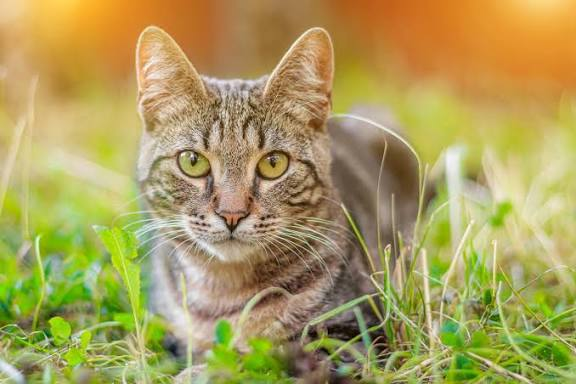
#> input picture ipi/t2/trabalho/Archive/exemplos-python/gata_deitado.jpeg, 576 x 384 px
$ python viz-mais-prox.py
#> lines starting #> are read from the running program, lines starting #| are printed output that depends on the picture
#> in main, img is the input picture: shape (384, 576, 3); mean R, G, B 171.4, 156.8, 91.5
import numpy as np
import matplotlib.pyplot as plt

# funcao para redimensionar a imagem
def resizeImg(img, sch, scw):
    '''
      img: imagem de entrada
      sch: fator de escala na altura
      scw: fator de escala na largura
    '''
#> called with sch = 2, scw = 2
    h, w, c = img.shape # dimensoes de img (linhas, colunas, canais)
#> h = 384; w = 576; c = 3
    print(h)
#| 384
    print(w)
#| 576

    # aloca a nova imagem
    nh = int(round(h * sch)) # numero de linhas da imagem nova
#> nh = 768
    nw = int(round(w * scw)) # numero de colunas da imagem nova
#> nw = 1152
    newImg = np.zeros((nh, nw, c), dtype=np.uint8)

    # indices dos pixels da nova imagem
    Ro = np.arange(nh) # indices das linhas na nova imagem [0, 1, 2,..., nh-1]
#> Ro = 768 values from 0 to 767
    Co = np.arange(nw) # indices dos colunas na nova imagem [0, 1, 2,..., nw-1]
#> Co = 1152 values from 0 to 1151


    # calcula os fatores de escala
    Sr = float(h) / float(nh) # h = numero de linhas da imagem original; nh= nova
#> Sr = 0.5
    Sc = float(w) / float(nw) # w = numero de colunas da imagem original; nw = nova
#> Sc = 0.5

    #calcula o mapeamento dos indices
    Rm = Ro * Sr
#> Rm = 768 values from 0 to 383.5
    Cm = Co * Sc

    R = np.round(Rm).astype(int)
    C = np.round(Cm).astype(int)
    C[C>= w] = w - 1
    R[R >= h] = h - 1


    coord_new = [(x,y) for x in Ro for y in Co] # coodenadas de pixel da imagem nova
    coord_ori = [(x,y) for x in R for y in C] # coordendas novas mapeadas
    for cn, co in zip(coord_new, coord_ori):
        newImg[cn] = img[co]

    return newImg

# funcao principal
def main():
    img = plt.imread("gata_deitado.jpeg")

    factor = 2.0
    newImg = resizeImg(img, factor, factor)

    #Concatena as imagens para apresentação
    img_aux = None
    images = None
    if factor > 1.0:
        img_aux = np.ones(newImg.shape, dtype=np.uint8)
        img_aux[0:(img.shape[0]), 0:(img.shape[1])] = img
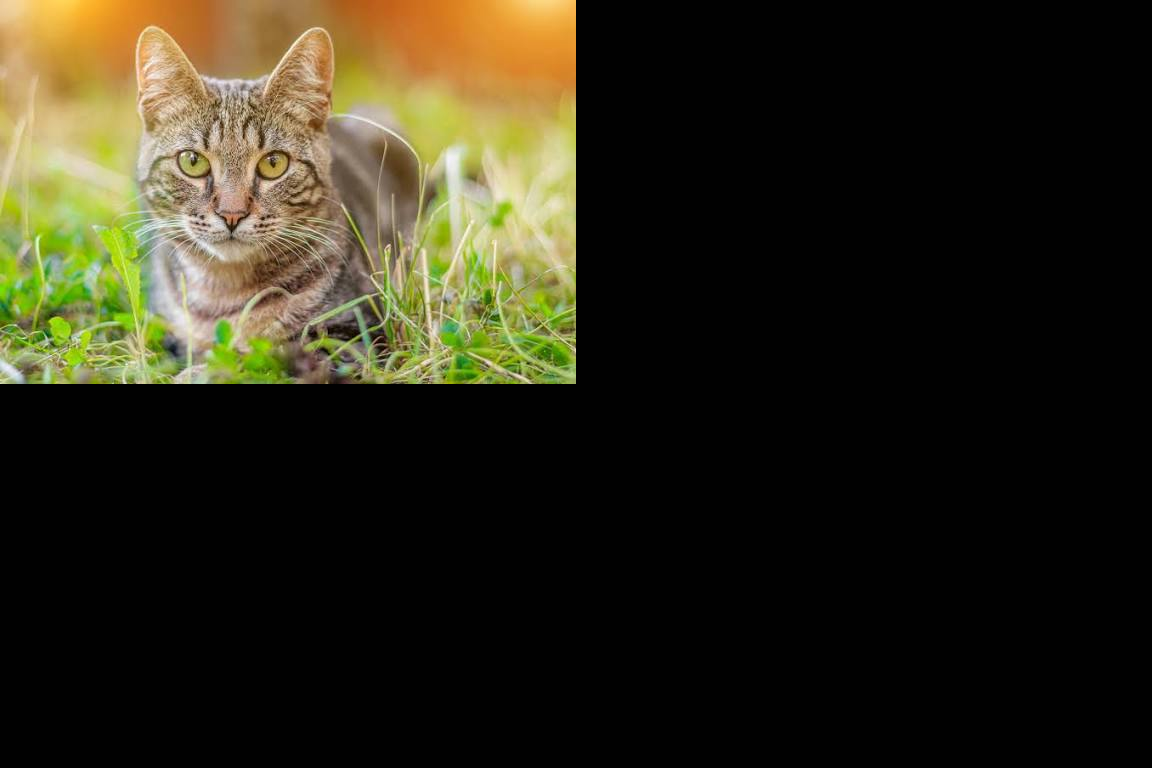
#> img_aux: shape (768, 1152, 3); mean R, G, B 43.6, 39.9, 23.6
        images = np.hstack((img_aux, newImg))
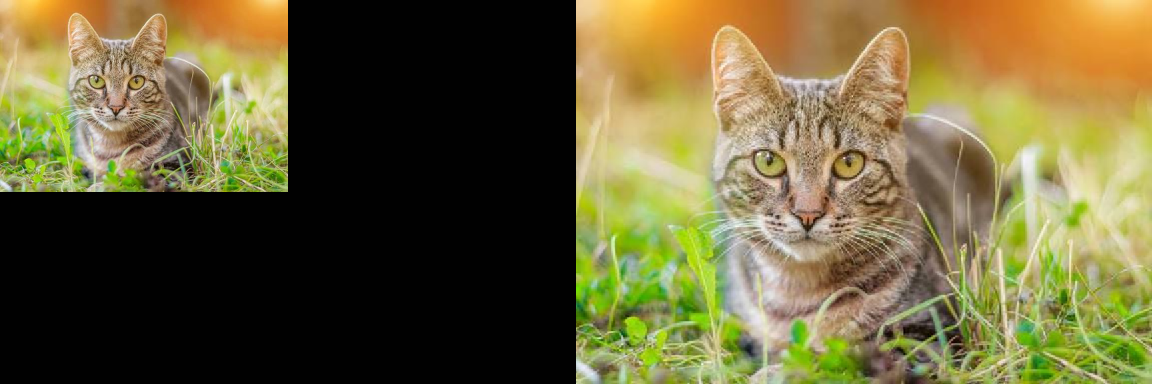
#> images: shape (768, 2304, 3) (shown at 1/2 size); mean R, G, B 107.5, 98.4, 57.6
    else:
        img_aux = np.ones(img.shape, dtype=np.uint8)
        img_aux[0:(newImg.shape[0]), 0:(newImg.shape[1])] = newImg
        images = np.hstack((img, img_aux))


    # mostra as imagens com opencv
    fig, axs = plt.subplots()
    axs.set_title("imagens")
    axs.imshow(images)
    #axs[1].set_title("Nova")
    #axs[1].imshow(newImg)
    plt.show()

# Chama a funcao principal
if __name__ == '__main__':
    main()

$ run again, with ipi/t2/trabalho/Archive/exemplos-python/cat_puppy.jpg copied over ipi/t2/trabalho/Archive/exemplos-python/gata_deitado.jpeg
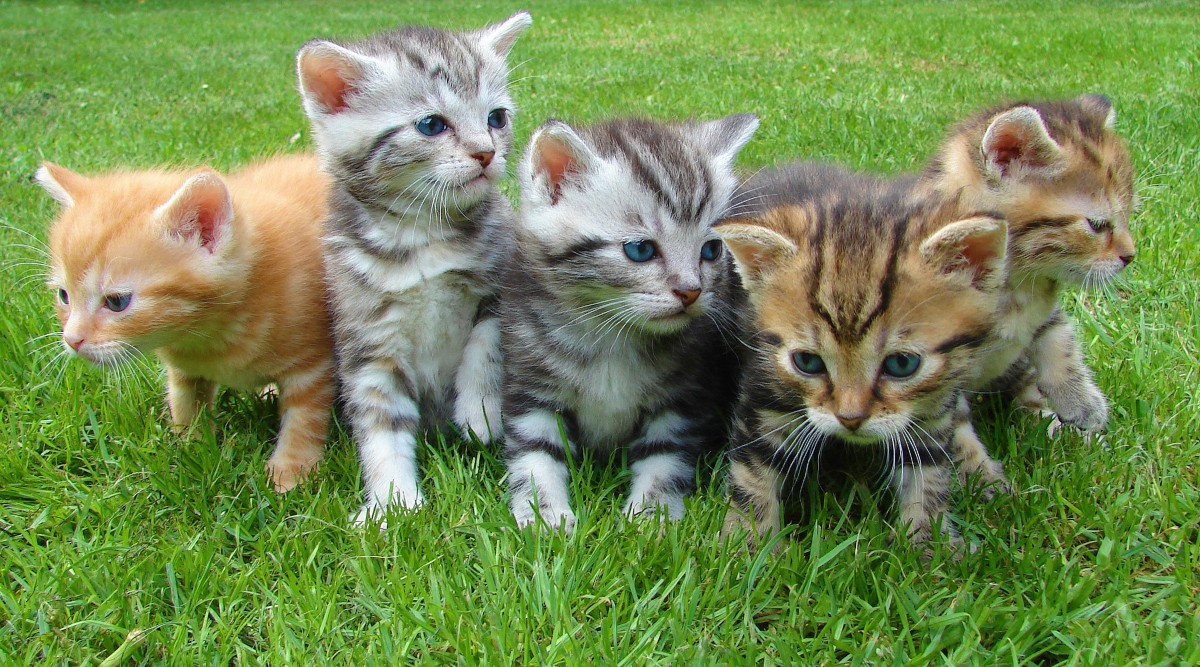
#> input picture ipi/t2/trabalho/Archive/exemplos-python/cat_puppy.jpg, 1200 x 667 px
#> in main, img is the input picture: shape (667, 1200, 3); mean R, G, B 115.7, 138.8, 81.8
#| 667
#| 1200
#> in main, `img_aux[0:(img.shape[0]), 0:(img.shape[1])] = img`:
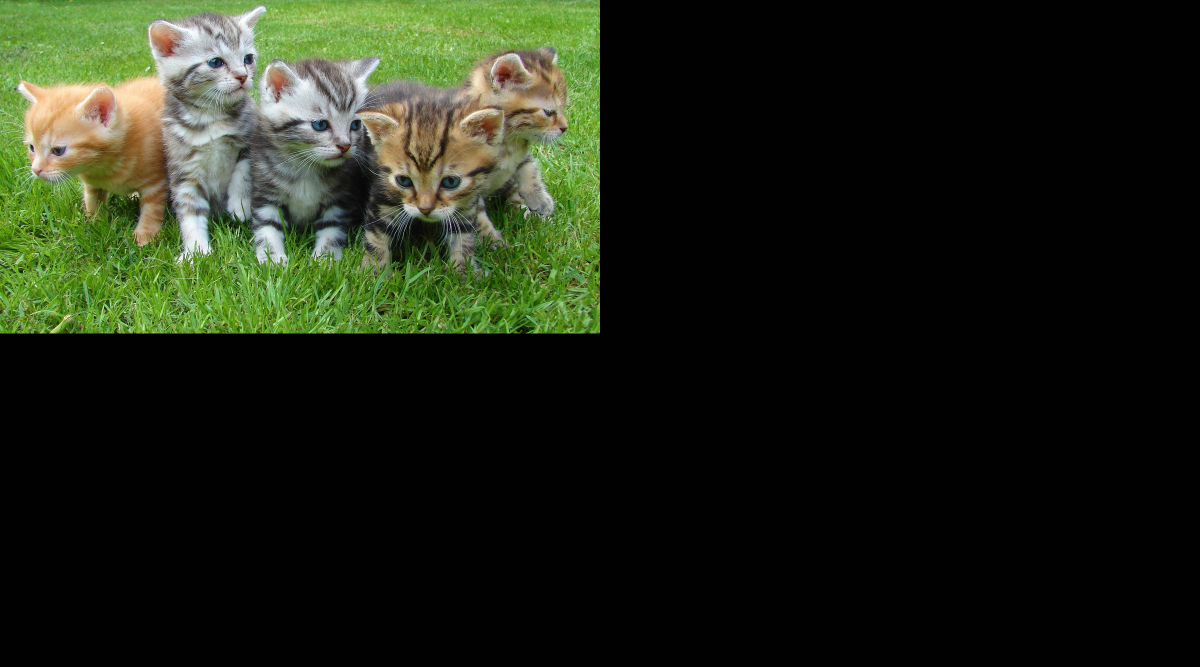
#> img_aux: shape (1334, 2400, 3) (shown at 1/2 size); mean R, G, B 29.7, 35.5, 21.2
#> in main, `images = np.hstack((img_aux, newImg))`:
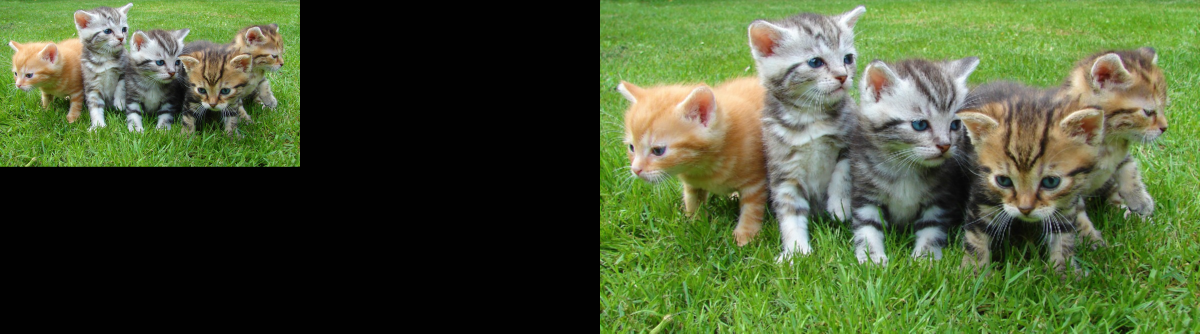
#> images: shape (1334, 4800, 3) (shown at 1/4 size); mean R, G, B 72.7, 87.1, 51.5

$ run again, with ipi/t2/trabalho/Archive/exemplos-python/gato_malhado.jpg copied over ipi/t2/trabalho/Archive/exemplos-python/gata_deitado.jpeg
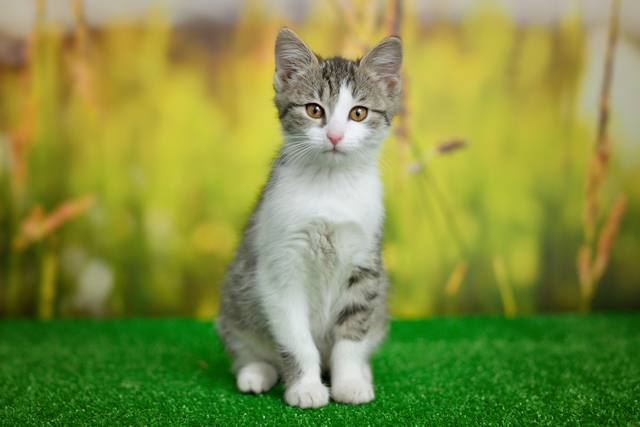
#> input picture ipi/t2/trabalho/Archive/exemplos-python/gato_malhado.jpg, 640 x 427 px
#> in main, img is the input picture: shape (427, 640, 3); mean R, G, B 129.5, 142.7, 65.8
#| 427
#| 640
#> in main, `img_aux[0:(img.shape[0]), 0:(img.shape[1])] = img`:
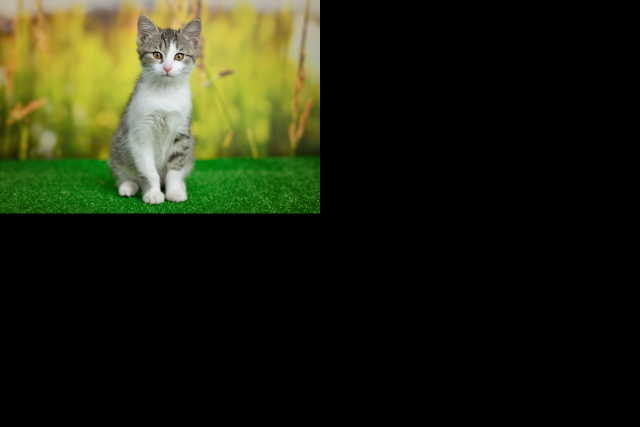
#> img_aux: shape (854, 1280, 3) (shown at 1/2 size); mean R, G, B 33.1, 36.4, 17.2
#> in main, `images = np.hstack((img_aux, newImg))`:
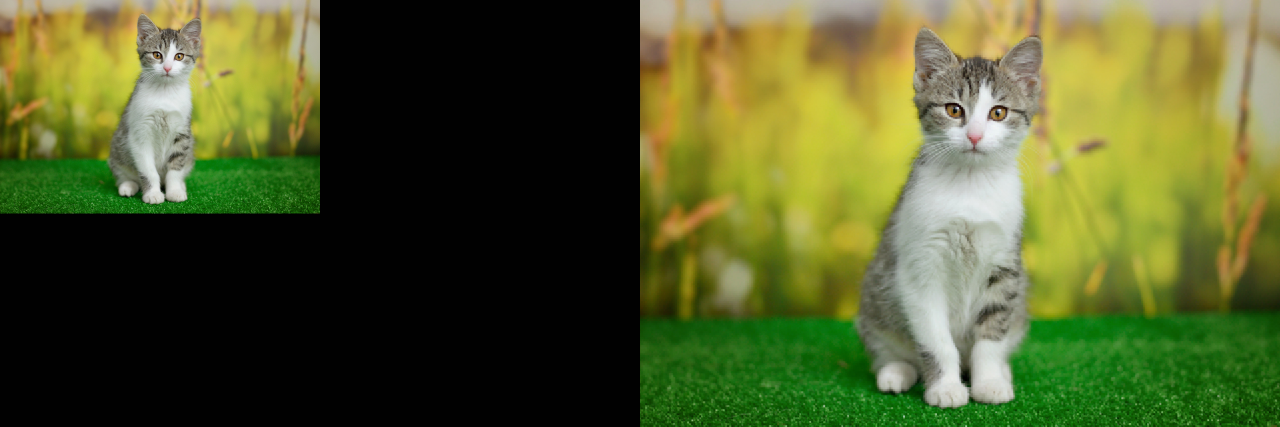
#> images: shape (854, 2560, 3) (shown at 1/2 size); mean R, G, B 81.3, 89.5, 41.5
